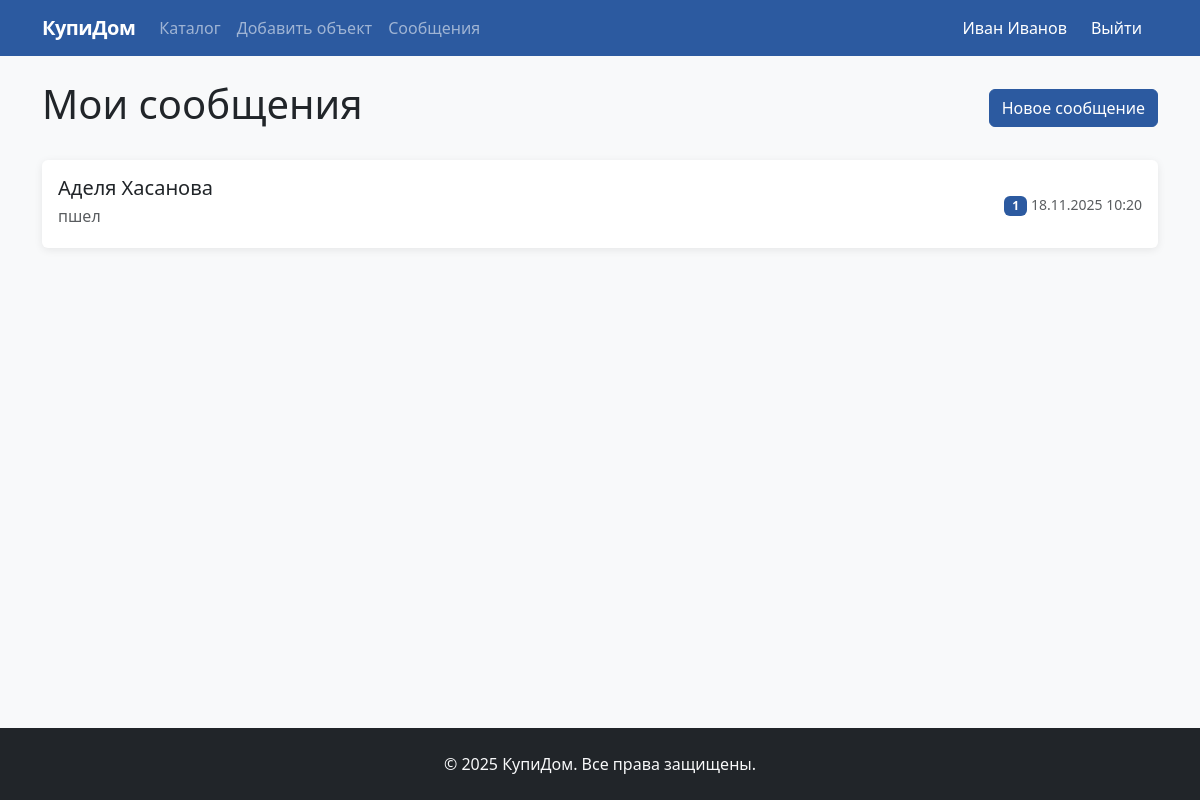
Page /messages/ (signed in) on the earlier database version.
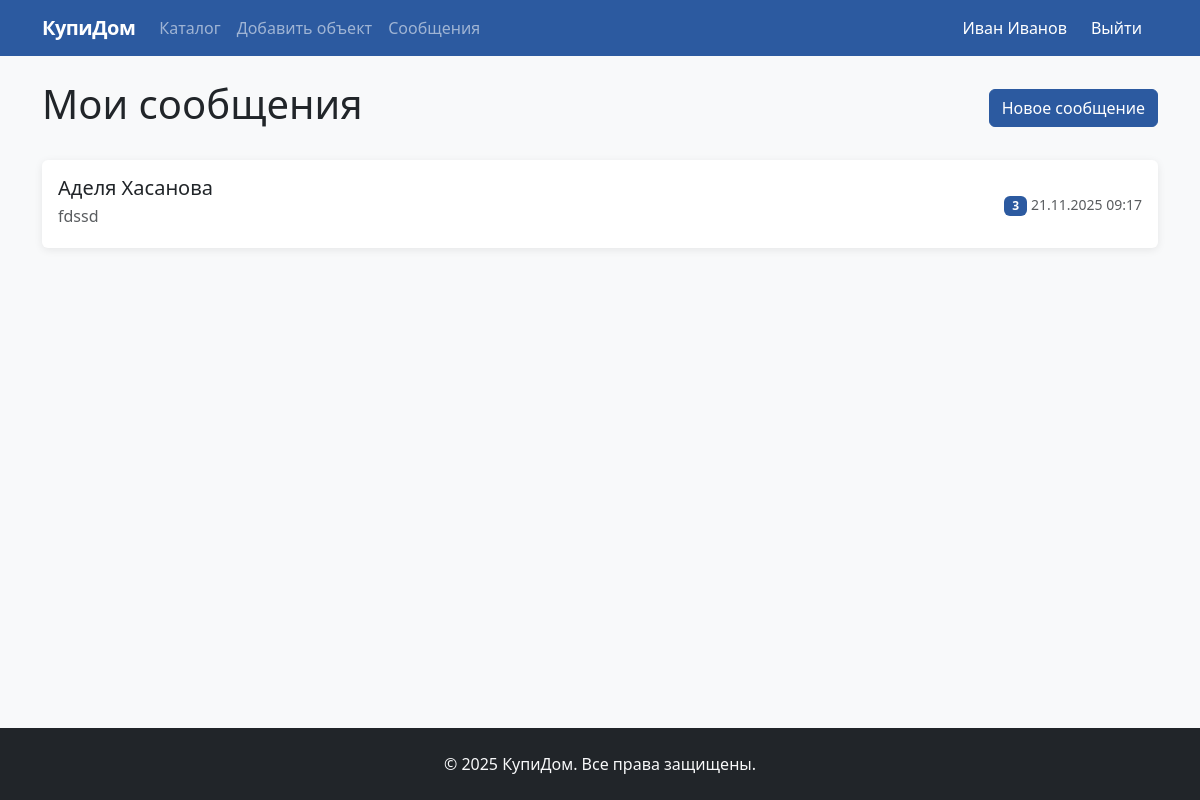
Same page on the later database version.
### realty/models.py (models this page shows, shortened)
class CustomUser(AbstractUser):
    USER_TYPE_CHOICES = (
        ('realtor', 'Риэлтор'),
        ('client', 'Клиент'),
    )
    GENDER_CHOICES = (
        ('M', 'Мужской'),
        ('F', 'Женский'),
    )
    user_type = models.CharField('Тип пользователя', max_length=10, choices=USER_TYPE_CHOICES)
    phone = models.CharField('Телефон', max_length=20, blank=True)
    bio = models.TextField('О себе', blank=True)
    avatar = models.ImageField('Аватар', upload_to='avatars/', blank=True, null=True)
    gender = models.CharField('Пол', max_length=1, choices=GENDER_CHOICES, blank=True)

class Message(models.Model):
    sender = models.ForeignKey(CustomUser, on_delete=models.CASCADE, related_name='sent_messages')
    receiver = models.ForeignKey(CustomUser, on_delete=models.CASCADE, related_name='received_messages')
    content = models.TextField('Сообщение')
    created_at = models.DateTimeField(auto_now_add=True)
    is_read = models.BooleanField(default=False)
    class Meta:
        ordering = ['created_at']

### realty/views.py (the view)
# urls.py: path('messages/', views.message_list, name='message_list'),
@login_required
def message_list(request):
    sent_messages = Message.objects.filter(sender=request.user)
    received_messages = Message.objects.filter(receiver=request.user)
    users = set()
    for msg in sent_messages:
        users.add(msg.receiver)
    for msg in received_messages:
        users.add(msg.sender)
    dialogues = []
    for user in users:
        last_msg = Message.objects.filter(
            Q(sender=request.user, receiver=user) | Q(sender=user, receiver=request.user)
        ).order_by('-created_at').first()
        unread_count = Message.objects.filter(sender=user, receiver=request.user, is_read=False).count()
        dialogues.append({
            'user': user,
            'last_message': last_msg,
            'unread_count': unread_count
        })
    dialogues.sort(key=lambda x: x['last_message'].created_at if x['last_message'] else datetime.min, reverse=True)
    return render(request, 'realty/messages.html', {'dialogues': dialogues})

### realty/templates/realty/messages.html (shortened to what this page needs)
{% extends 'realty/base.html' %}
{% block content %}
<div class="d-flex justify-content-between align-items-center mb-4">
    <h1>Мои сообщения</h1>
    <a href="{% url 'send_message' %}" class="btn btn-primary">Новое сообщение</a>
</div>
{% for dialogue in dialogues %}
<a href="{% url 'chat_with_user' dialogue.user.id %}" class="card mb-2 text-decoration-none">
    <div class="card-body">
        <div class="d-flex justify-content-between align-items-center">
            <div>
                <h5 class="mb-1">{{ dialogue.user.get_full_name|default:dialogue.user.username }}</h5>
                {% if dialogue.last_message %}
                <p class="mb-1 text-muted">
                    {{ dialogue.last_message.content|truncatewords:10 }}
                </p>
                {% endif %}
            </div>
            <div class="text-end">
                {% if dialogue.unread_count > 0 %}
                <span class="badge bg-primary">{{ dialogue.unread_count }}</span>
                {% endif %}
                {% if dialogue.last_message %}
                <small class="text-muted">{{ dialogue.last_message.created_at|date:"d.m.Y H:i" }}</small>
                {% endif %}
            </div>
        </div>
    </div>
</a>
{% empty %}
<p class="text-center text-muted py-4">Нет сообщений</p>
{% endfor %}
{% endblock %}

Differences in the rows shown:
changed CustomUser "Аделя Хасанова": last_message.content "пшел" → "fdssd"; unread_count "1" → "3"; last_message.created_at "18.11.2025 10:20" → "21.11.2025 09:17"
